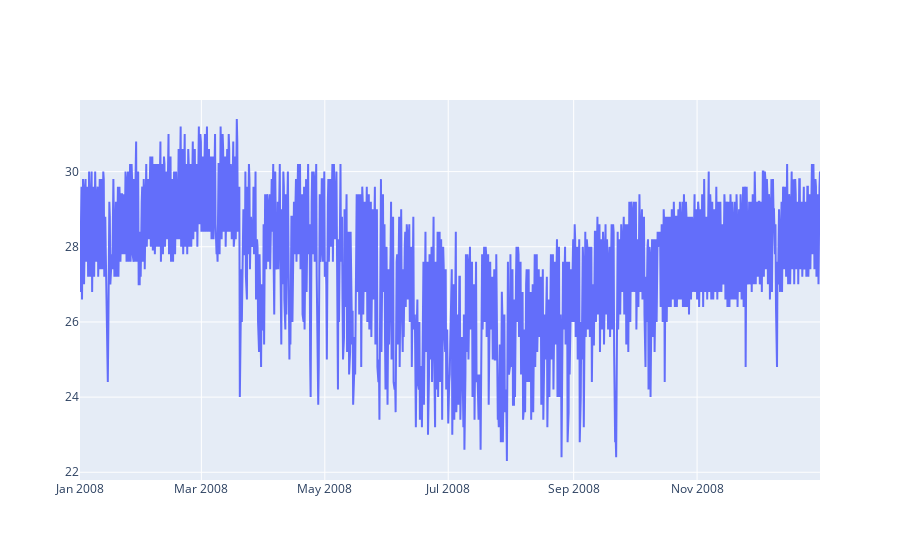

Here is the notebook cell this chart was saved with:
### Code cell
fig = go.Figure([go.Scatter(x=df['2008'].index, y=df['TempBulboSeco']['2008'])])
fig.show()

### Figure 1 — Plotly figure (JSON) as saved in the notebook; plotly's stock layout.template omitted (floating-point values rounded to 4 significant figures; data arrays with more than 128 entries replaced by an {"elided": "..."} marker saying what was removed)
{"data": [{"type": "scatter", "x": {"elided": "1091 str values"}, "y": {"elided": "1091 float values"}}], "layout": {}}
